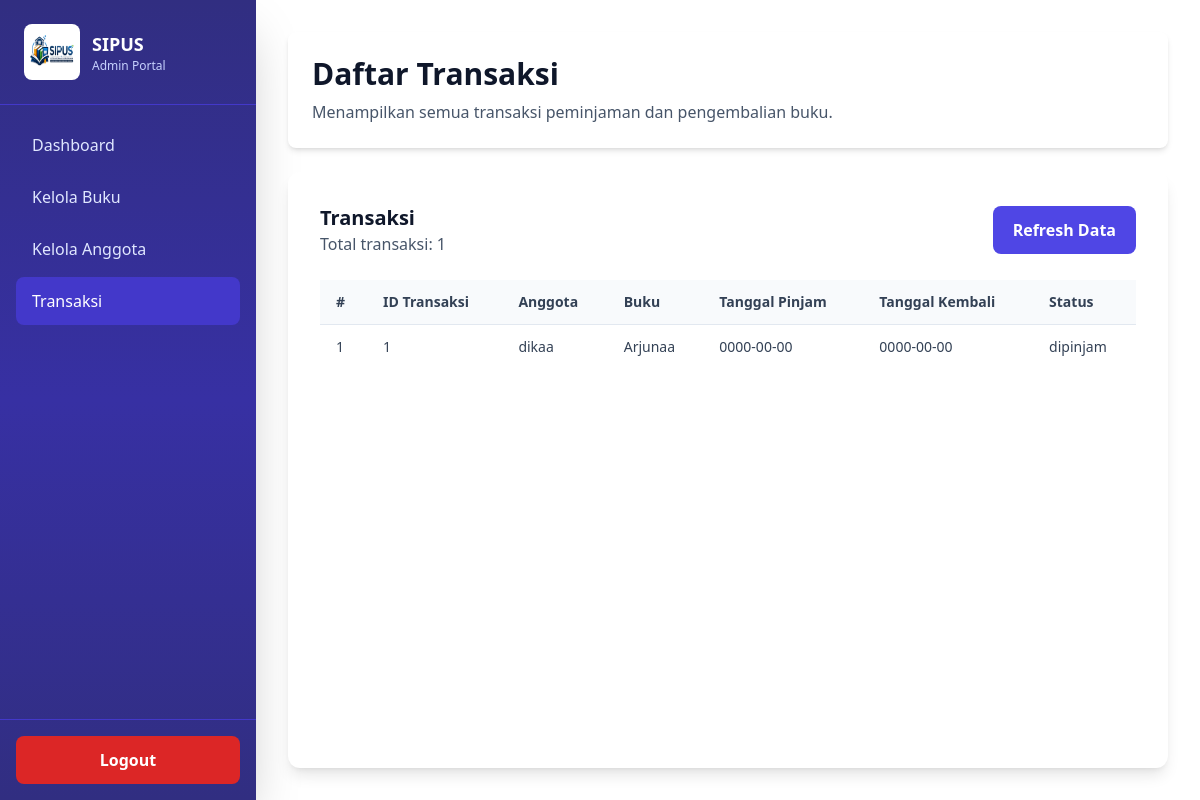
Screenshot of /Perpustakaan-dika/admin/transaksi.php (signed in) with the database file from the repository.
### tables this page shows
CREATE TABLE `transaksi` (
  `id_transaksi` int(11) NOT NULL,
  `id_anggota` int(11) DEFAULT NULL,
  `id_buku` int(11) DEFAULT NULL,
  `tanggal_pinjam` date DEFAULT NULL,
  `tanggal_kembali` date DEFAULT NULL,
  `status` enum('dipinjam','dikembalikan') DEFAULT 'dipinjam'
);

CREATE TABLE `anggota` (
  `id_anggota` int(11) NOT NULL,
  `nama` varchar(100) NOT NULL,
  `kelas` varchar(50) DEFAULT NULL,
  `alamat` text DEFAULT NULL
);

CREATE TABLE `buku` (
  `id_buku` int(11) NOT NULL,
  `judul` varchar(100) NOT NULL,
  `gambar` varchar(255) DEFAULT NULL,
  `penulis` varchar(100) DEFAULT NULL,
  `penerbit` varchar(100) DEFAULT NULL,
  `tahun` int(11) DEFAULT NULL,
  `stok` int(11) DEFAULT 0
);

### Perpustakaan-dika/admin/transaksi.php (the view, shortened to what this page needs)
<?php
include '../config.php/config.php';
$transactions = [];
$query = "SELECT t.*, a.nama AS nama_anggota, b.judul AS judul_buku
          FROM transaksi t
          LEFT JOIN anggota a ON t.id_anggota = a.id_anggota
          LEFT JOIN buku b ON t.id_buku = b.id_buku
          ORDER BY t.id_transaksi DESC";
$result = mysqli_query($koneksi, $query);
if ($result) {
    while ($row = mysqli_fetch_assoc($result)) {
        $transactions[] = $row;
    }
} else {
    $error = 'Gagal memuat data transaksi: ' . mysqli_error($koneksi);
}
?>
<!DOCTYPE html>
<html lang="id">
<head>
    <script src="https://cdn.tailwindcss.com"></script>
</head>
<body class="bg-slate-50">
    <div class="flex h-screen bg-white">
        <aside class="w-64 bg-gradient-to-b from-indigo-900 via-indigo-800 to-indigo-900 text-white shadow-2xl flex flex-col">
            <div class="p-6 flex items-center gap-3 border-b border-indigo-700">
                <img src="../img/logosipus.png" alt="SIPUS Logo" class="h-14 w-14 rounded-lg bg-white p-1" />
                <div>
                    <p class="font-bold text-lg">SIPUS</p>
                    <p class="text-xs text-indigo-200">Admin Portal</p>
                </div>
            </div>
            <nav class="flex-1 flex flex-col gap-1 p-4">
                <a href="dashboard.php" class="px-4 py-3 rounded-lg hover:bg-indigo-700 text-indigo-100 transition duration-200 flex items-center gap-2">
                    Dashboard
                </a>
                <a href="kelola_buku.php" class="px-4 py-3 rounded-lg hover:bg-indigo-700 text-indigo-100 transition duration-200 flex items-center gap-2">
                    Kelola Buku
                </a>
                <a href="kelola_anggota.php" class="px-4 py-3 rounded-lg hover:bg-indigo-700 text-indigo-100 transition duration-200 flex items-center gap-2">
                    Kelola Anggota
                </a>
                <a href="transaksi.php" class="px-4 py-3 rounded-lg bg-indigo-700 text-white font-medium transition duration-200 flex items-center gap-2">
                    Transaksi
                </a>
            </nav>
            <div class="border-t border-indigo-700 p-4">
                <a href="../auth/logout.php" class="w-full px-4 py-3 bg-red-600 hover:bg-red-700 text-white font-semibold rounded-lg transition duration-200 flex items-center justify-center gap-2">
                         Logout
                </a>
            </div>
        </aside>
        <main class="flex-1 overflow-auto">
            <div class="p-8 h-full flex flex-col">
                <div class="max-w-6xl w-full mx-auto flex-1 flex flex-col">
                    <div class="bg-white rounded-lg shadow-md p-6 mb-6">
                        <h2 class="text-3xl font-bold text-slate-900">Daftar Transaksi</h2>
                        <p class="text-slate-600 mt-2">Menampilkan semua transaksi peminjaman dan pengembalian buku.</p>
                    </div>
                    <div class="bg-white rounded-xl shadow-lg p-8 flex-1 flex flex-col">
                        <div class="flex flex-col md:flex-row md:items-center md:justify-between gap-4 mb-6">
                            <div>
                                <h3 class="text-xl font-semibold text-slate-900">Transaksi</h3>
                                <p class="text-slate-600">Total transaksi: <?php echo count($transactions); ?></p>
                            </div>
                            <div class="flex flex-col gap-3 sm:flex-row">
                                <a href="transaksi.php" class="bg-indigo-600 text-white px-5 py-3 rounded-lg font-semibold hover:bg-indigo-700 transition">
                                    Refresh Data
                                </a>
                            </div>
                        </div>
                        <?php if (count($transactions) > 0): ?>
                            <div class="overflow-x-auto flex-1">
                                <table class="min-w-full divide-y divide-slate-200">
                                    <thead class="bg-slate-50 sticky top-0">
                                        <tr>
                                            <th class="px-4 py-3 text-left text-sm font-semibold text-slate-700">#</th>
                                            <th class="px-4 py-3 text-left text-sm font-semibold text-slate-700">ID Transaksi</th>
                                            <th class="px-4 py-3 text-left text-sm font-semibold text-slate-700">Anggota</th>
                                            <th class="px-4 py-3 text-left text-sm font-semibold text-slate-700">Buku</th>
                                            <th class="px-4 py-3 text-left text-sm font-semibold text-slate-700">Tanggal Pinjam</th>
                                            <th class="px-4 py-3 text-left text-sm font-semibold text-slate-700">Tanggal Kembali</th>
                                            <th class="px-4 py-3 text-left text-sm font-semibold text-slate-700">Status</th>
                                        </tr>
                                    </thead>
                                    <tbody class="divide-y divide-slate-100">
                                        <?php foreach ($transactions as $index => $transaction): ?>
                                            <tr class="hover:bg-slate-50">
                                                <td class="px-4 py-3 text-sm text-slate-700"><?php echo $index + 1; ?></td>
                                                <td class="px-4 py-3 text-sm text-slate-700"><?php echo htmlspecialchars($transaction['id_transaksi']); ?></td>
                                                <td class="px-4 py-3 text-sm text-slate-700"><?php echo htmlspecialchars($transaction['nama_anggota'] ?: 'ID ' . $transaction['id_anggota']); ?></td>
                                                <td class="px-4 py-3 text-sm text-slate-700"><?php echo htmlspecialchars($transaction['judul_buku'] ?: 'ID ' . $transaction['id_buku']); ?></td>
                                                <td class="px-4 py-3 text-sm text-slate-700"><?php echo htmlspecialchars($transaction['tanggal_pinjam']); ?></td>
                                                <td class="px-4 py-3 text-sm text-slate-700"><?php echo htmlspecialchars($transaction['tanggal_kembali']); ?></td>
                                                <td class="px-4 py-3 text-sm text-slate-700"><?php echo htmlspecialchars($transaction['status']); ?></td>
                                            </tr>
                                        <?php endforeach; ?>
                                    </tbody>
                                </table>
                            </div>
                        <?php else: ?>
                            <div class="rounded-xl border border-slate-200 p-6 text-slate-600 text-center flex-1 flex items-center justify-center">
                                Tidak ada data transaksi yang dapat ditampilkan.
                            </div>
                        <?php endif; ?>
                    </div>
                </div>
            </div>
        </main>
    </div>
</body>
</html>

### rows the page displays
transaksi: id_transaksi "1", id_anggota.nama "dikaa", id_buku.judul "Arjunaa", tanggal_pinjam "0000-00-00", tanggal_kembali "0000-00-00", status "dipinjam"

### other values shown
count($transactions) "1"
